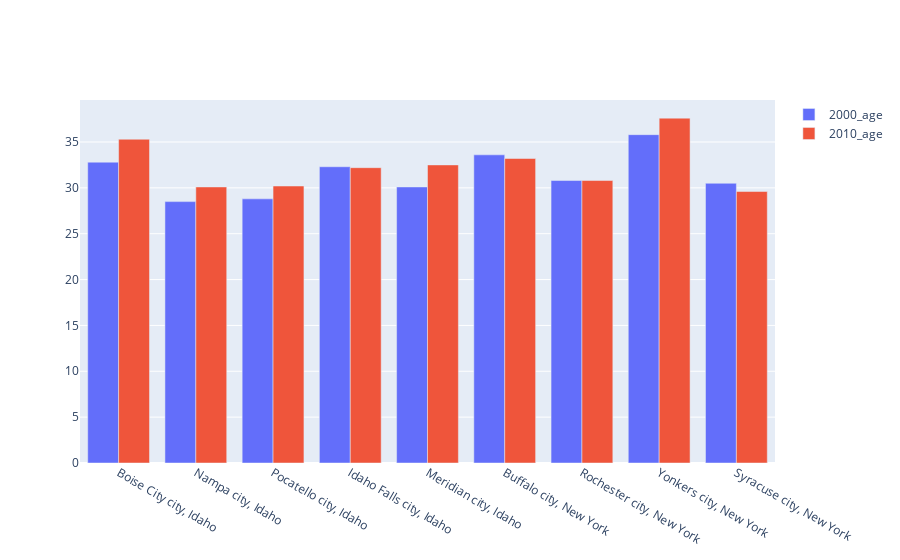

Notebook source saved alongside this figure:
### Code cell
fig = go.Figure(data=[
    go.Bar(name='2000_age', x=three_state_df['City_Name'], y=three_state_df['Median_Age_2000']),
    go.Bar(name='2010_age', x=three_state_df['City_Name'], y=three_state_df['Median_Age_2010']),
])
fig.update_layout(barmode='group')
fig.show()

### Figure 1 — Plotly figure (JSON) as saved in the notebook; plotly's stock layout.template omitted (floating-point values rounded to 4 significant figures)
{"data": [{"name": "2000_age", "type": "bar", "x": ["Boise City city, Idaho", "Nampa city, Idaho", "Pocatello city, Idaho", "Idaho Falls city, Idaho", "Meridian city, Idaho", "Buffalo city, New York", "Rochester city, New York", "Yonkers city, New York", "Syracuse city, New York"], "y": ["32.8", "28.5", "28.8", "32.3", "30.1", "33.6", "30.8", "35.8", "30.5"]}, {"name": "2010_age", "type": "bar", "x": ["Boise City city, Idaho", "Nampa city, Idaho", "Pocatello city, Idaho", "Idaho Falls city, Idaho", "Meridian city, Idaho", "Buffalo city, New York", "Rochester city, New York", "Yonkers city, New York", "Syracuse city, New York"], "y": [35.3, 30.1, 30.2, 32.2, 32.5, 33.2, 30.8, 37.6, 29.6]}], "layout": {"barmode": "group"}}
